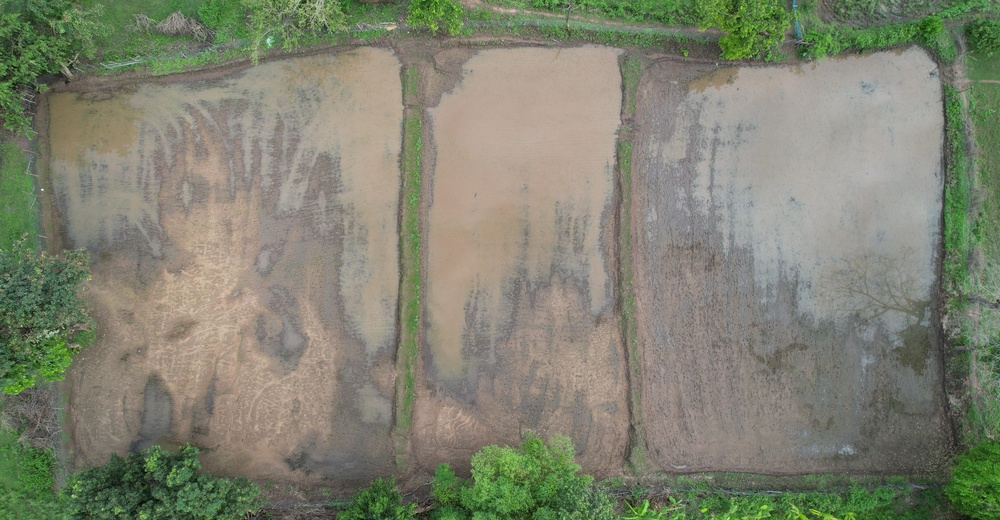
#> input picture Model/ED_Model_02/02_02.JPG, 1000 x 520 px, shrunk from 5472 x 2847 before the run, found by its file name
$ jupyter execute ED_01.ipynb
#> lines starting #> are read from the running program, lines starting #| are printed output that depends on the picture
[cell 1]
import numpy as np
import cv2 as cv
from matplotlib import pyplot as plt
import os

[cell 2]
def apply_canny_edge_detection(image_path, threshold1=100, threshold2=200):
    """
    Apply Canny edge detection to the input image.

    Args:
    - image_path: Path to the input image.
    - threshold1: First threshold for the hysteresis procedure.
    - threshold2: Second threshold for the hysteresis procedure.

    Returns:
    - edges: The result of the Canny edge detection.
    """
#> called with image_path = '02_02.jpg', threshold1 = 100, threshold2 = 200
    # Check if the file exists
    if not os.path.exists(image_path):
        raise FileNotFoundError(f"File '{image_path}' does not exist")

    # Read the image
    with open(image_path, 'rb') as f:
        img = cv.imread(image_path)
#> img is the input picture: shape (520, 1000, 3); mean B, G, R 112.6, 130.5, 127.9
        if img is None:
            raise ValueError(f"Failed to read image '{image_path}'")

    # Convert image to grayscale
    gray_img = cv.cvtColor(img, cv.COLOR_BGR2GRAY)
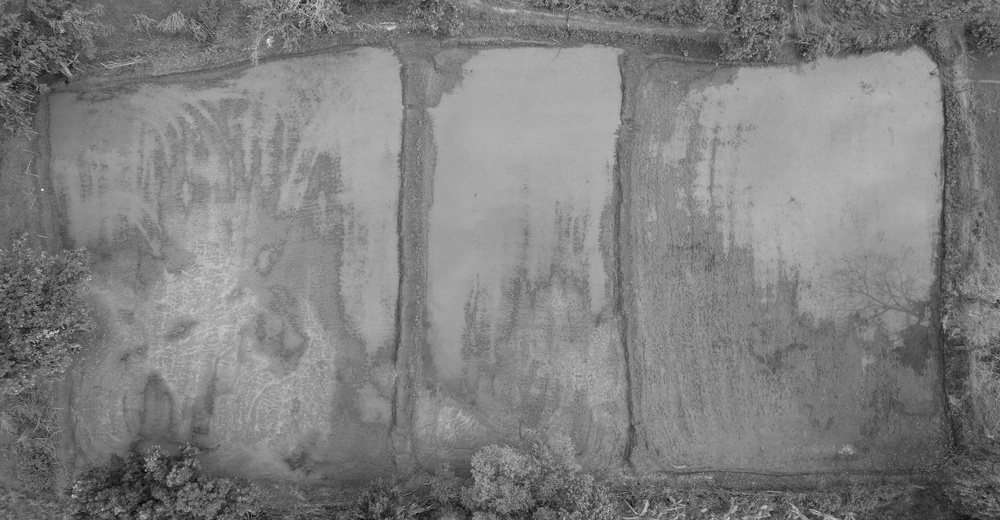
#> gray_img: shape (520, 1000); min 5, max 252, mean 127.7

    # Apply Canny edge detection
    edges = cv.Canny(gray_img, threshold1, threshold2)
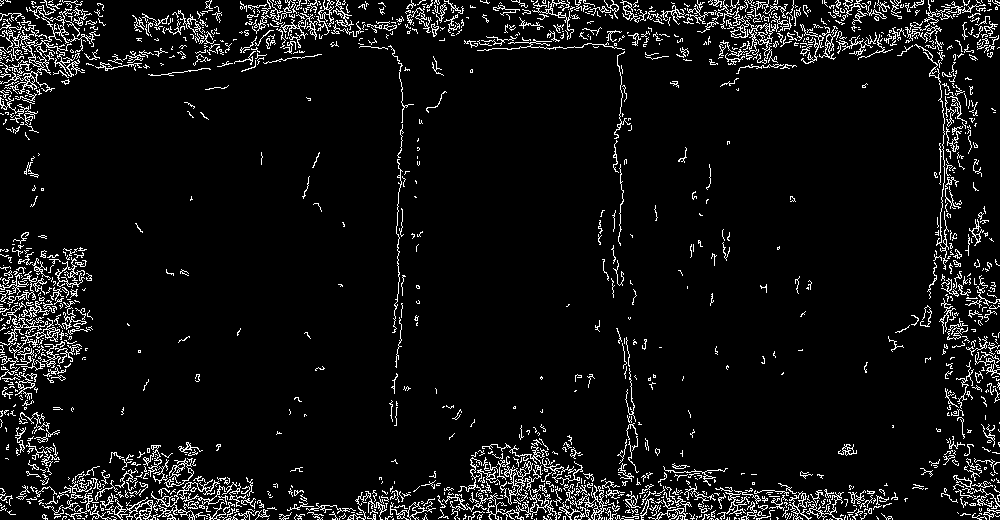
#> edges: shape (520, 1000); 7% white in thin lines or dots

    return edges

[cell 3]
def display_image_with_edges(image_path, edges):
    """
    Display the original image and its edges.

    Args:
    - image_path: Path to the original image.
    - edges: The result of the Canny edge detection.
    """
#> called with image_path = '02_02.jpg'
#     Read the original image for display
    with open(image_path, 'rb') as f:
        img = cv.imread(image_path)
        img_rgb = cv.cvtColor(img, cv.COLOR_BGR2RGB)

    # Display original and edge-detected images
    plt.figure(figsize=(10, 5))
    plt.subplot(121), plt.imshow(img_rgb)
    plt.title('Original Image'), plt.xticks([]), plt.yticks([])
    plt.subplot(122), plt.imshow(edges, cmap='gray')
    plt.title('Edge Image'), plt.xticks([]), plt.yticks([])
    plt.show()
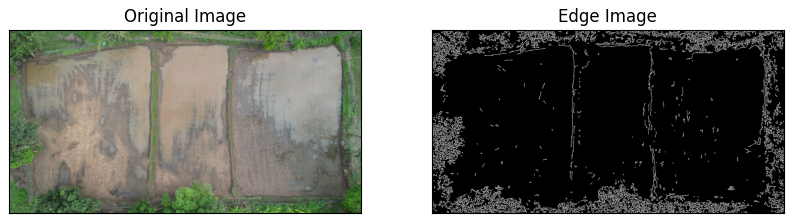
#> figure drawn by matplotlib, 2 panels

$ run again, with Model/ED_Model_02/02_01.JPG copied over Model/ED_Model_02/02_02.JPG
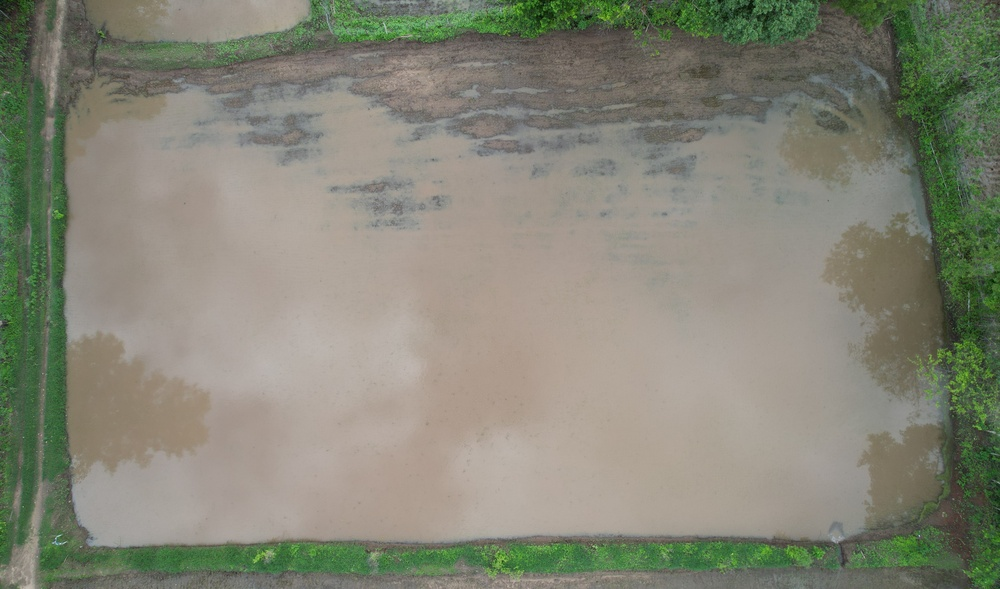
#> input picture Model/ED_Model_02/02_01.JPG, 1000 x 589 px, shrunk from 5472 x 3222 before the run, found by its file name
#> in apply_canny_edge_detection, img is the input picture: shape (589, 1000, 3); mean B, G, R 118.1, 133.3, 132.4
#> in apply_canny_edge_detection, `edges = cv.Canny(gray_img, threshold1, threshold2)`:
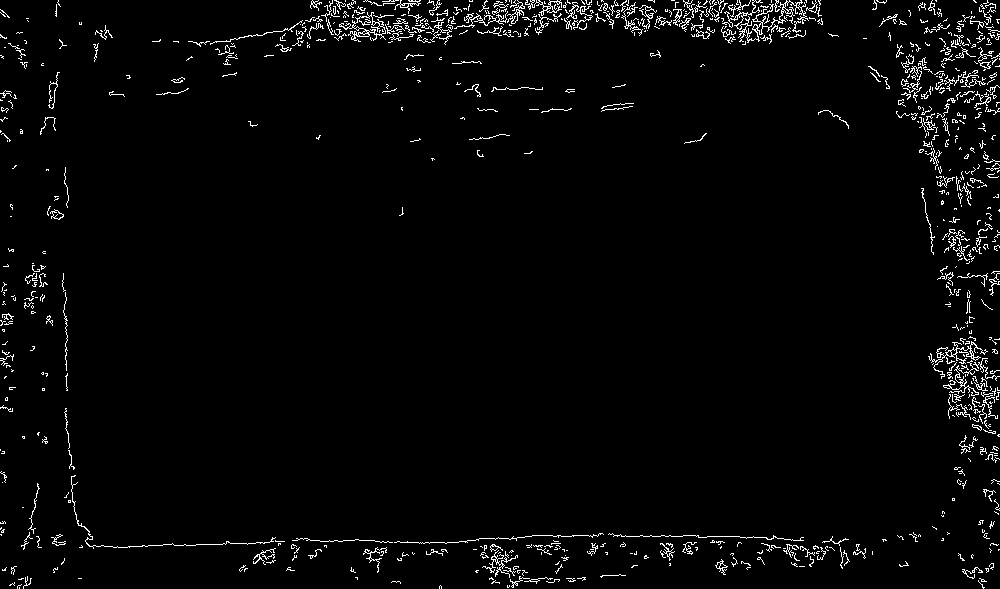
#> edges: shape (589, 1000); 2.7% white in thin lines or dots
#> in display_image_with_edges, `plt.show()`:
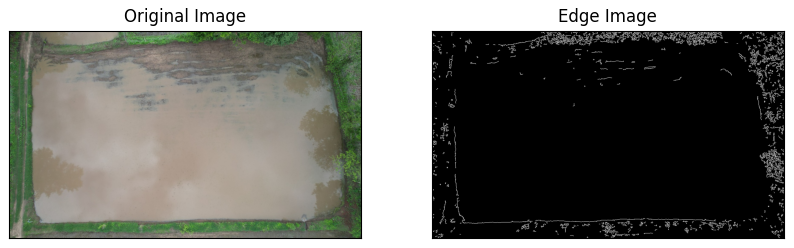
#> figure drawn by matplotlib, 2 panels

$ run again, with Model/ED_Model_02/02_03.JPG copied over Model/ED_Model_02/02_02.JPG
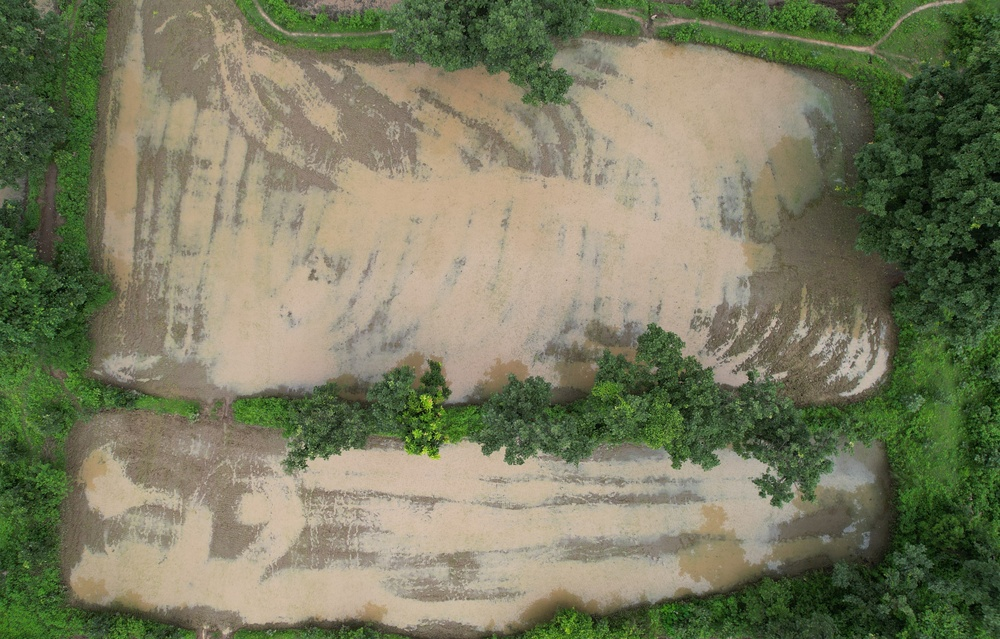
#> input picture Model/ED_Model_02/02_03.JPG, 1000 x 639 px, shrunk from 4905 x 3132 before the run, found by its file name
#> in apply_canny_edge_detection, img is the input picture: shape (639, 1000, 3); mean B, G, R 96.3, 123.5, 121.8
#> in apply_canny_edge_detection, `edges = cv.Canny(gray_img, threshold1, threshold2)`:
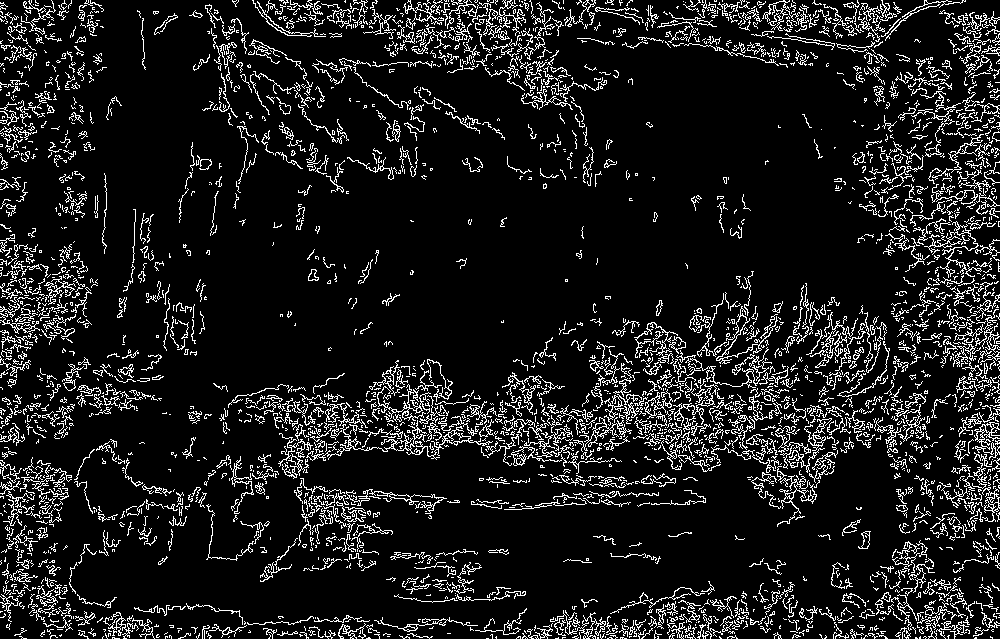
#> edges: shape (639, 1000); 10.9% white in thin lines or dots
#> in display_image_with_edges, `plt.show()`:
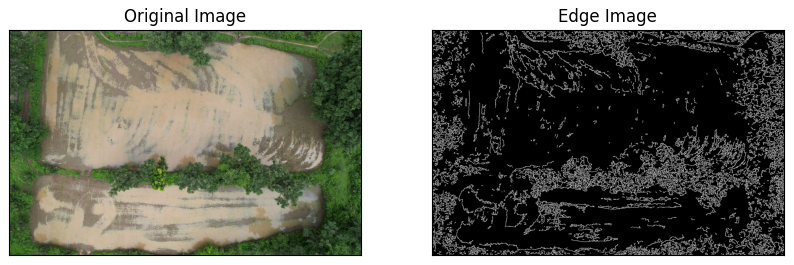
#> figure drawn by matplotlib, 2 panels
